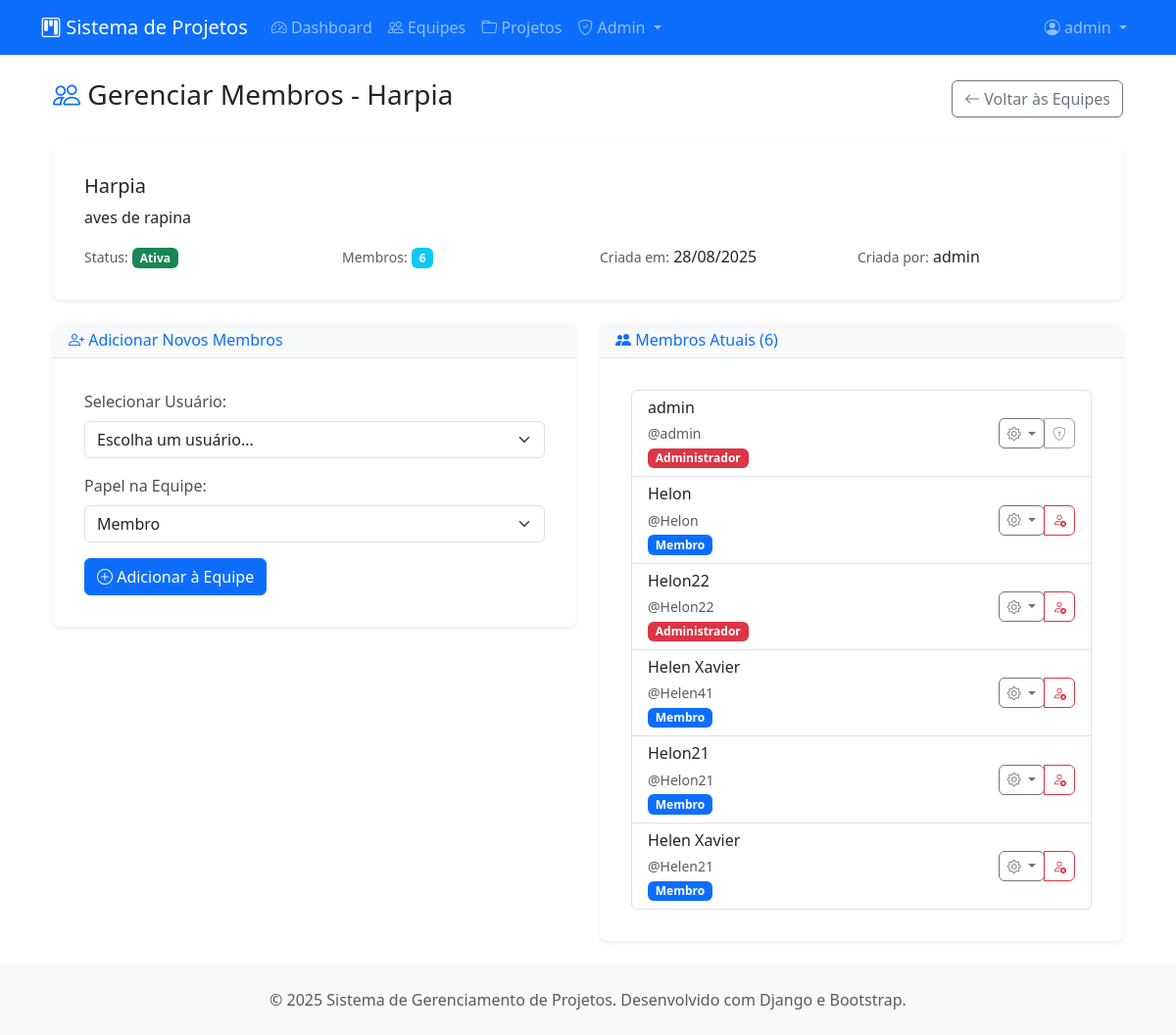
The page /projetos/admin-equipes/3/membros/ (signed in) on the database its author committed.
### projetos/models.py (models this page shows, shortened)
class Equipe(models.Model):
    nome = models.CharField(max_length=100, verbose_name="Nome da Equipe")
    descricao = models.TextField(blank=True, verbose_name="Descrição")
    criada_em = models.DateTimeField(auto_now_add=True)
    criada_por = models.ForeignKey(User, on_delete=models.CASCADE, related_name="equipes_criadas")
    ativa = models.BooleanField(default=True, verbose_name="Equipe Ativa")
    class Meta:
        verbose_name = "Equipe"
        verbose_name_plural = "Equipes"
        ordering = ["nome"]

class MembroEquipe(models.Model):
    PAPEIS_CHOICES = [
        ('admin', 'Administrador'),
        ('membro', 'Membro'),
    ]
    usuario = models.ForeignKey(User, on_delete=models.CASCADE, related_name="membro_equipes")
    equipe = models.ForeignKey(Equipe, on_delete=models.CASCADE, related_name="membros")
    papel = models.CharField(max_length=20, choices=PAPEIS_CHOICES, default='membro')
    data_entrada = models.DateTimeField(auto_now_add=True)
    class Meta:
        verbose_name = "Membro da Equipe"
        verbose_name_plural = "Membros da Equipe"
        unique_together = ['usuario', 'equipe']

### projetos/views.py (the view, shortened to what this page needs)
# urls.py: path('admin-equipes/<int:equipe_id>/membros/', views.admin_gerenciar_membros_equipe, name='admin-gerenciar-membros'),
@login_required
def admin_gerenciar_membros_equipe(request, equipe_id):
    if not hasattr(request.user, 'perfil') or request.user.perfil.tipo_usuario != 'admin':
        messages.error(request, 'Acesso negado. Apenas administradores podem acessar esta área.')
        return redirect('projetos:dashboard')
    try:
        equipe = Equipe.objects.get(id=equipe_id)
    except Equipe.DoesNotExist:
        messages.error(request, 'Equipe não encontrada.')
        return redirect('projetos:admin-equipes')
    usuarios_disponiveis = User.objects.filter(is_active=True).exclude(
        id__in=equipe.membros.values_list('usuario_id', flat=True)
    )
    membros_equipe = MembroEquipe.objects.filter(equipe=equipe).select_related('usuario')
    context = {
        'equipe': equipe,
        'usuarios_disponiveis': usuarios_disponiveis,
        'membros_equipe': membros_equipe,
        'papel_choices': MembroEquipe.PAPEIS_CHOICES,
        'titulo': f'Gerenciar Membros - {equipe.nome}'
    }
    return render(request, 'projetos/admin/gerenciar_membros.html', context)

### projetos/templates/projetos/admin/gerenciar_membros.html (shortened to what this page needs)
{% extends "projetos/base.html" %}
{% block content %}
<div class="container-fluid">
    <div class="row">
        <div class="col-12">
            <div class="d-flex justify-content-between align-items-center mb-4">
                <h1 class="h3">
                    <i class="bi bi-people text-primary"></i> {{ titulo }}
                </h1>
                <a href="{% url 'projetos:admin-equipes' %}" class="btn btn-outline-secondary">
                    <i class="bi bi-arrow-left"></i> Voltar às Equipes
                </a>
            </div>
        </div>
    </div>
    <div class="row mb-4">
        <div class="col-12">
            <div class="card">
                <div class="card-body">
                    <h5 class="card-title">{{ equipe.nome }}</h5>
                    <p class="card-text">{{ equipe.descricao|default:"Sem descrição" }}</p>
                    <div class="row">
                        <div class="col-md-3">
                            <small class="text-muted">Status:</small>
                            {% if equipe.ativa %}
                                <span class="badge bg-success">Ativa</span>
                            {% else %}
                                <span class="badge bg-danger">Inativa</span>
                            {% endif %}
                        </div>
                        <div class="col-md-3">
                            <small class="text-muted">Membros:</small>
                            <span class="badge bg-info">{{ equipe.membros.count }}</span>
                        </div>
                        <div class="col-md-3">
                            <small class="text-muted">Criada em:</small>
                            <span>{{ equipe.criada_em|date:"d/m/Y" }}</span>
                        </div>
                        <div class="col-md-3">
                            <small class="text-muted">Criada por:</small>
                            <span>{{ equipe.criada_por.username }}</span>
                        </div>
                    </div>
                </div>
            </div>
        </div>
    </div>
    <div class="row">
        <div class="col-md-6">
            <div class="card">
                <div class="card-header">
                    <h6 class="m-0 font-weight-bold text-primary">
                        <i class="bi bi-person-plus"></i> Adicionar Novos Membros
                    </h6>
                </div>
                <div class="card-body">
                    {% if usuarios_disponiveis %}
                        <form method="post">
                            <div class="mb-3">
                                <label for="usuario_id" class="form-label">Selecionar Usuário:</label>
                                <select class="form-select" id="usuario_id" name="usuario_id" required>
                                    <option value="">Escolha um usuário...</option>
                                </select>
                            </div>
                            <div class="mb-3">
                                <label for="papel" class="form-label">Papel na Equipe:</label>
                                <select class="form-select" id="papel" name="papel" required>
                                    {% for valor, nome in papel_choices %}
                                        <option value="{{ valor }}" {% if valor == 'membro' %}selected{% endif %}>
                                            {{ nome }}
                                        </option>
                                    {% endfor %}
                                </select>
                            </div>
                            <button type="submit" class="btn btn-primary">
                                <i class="bi bi-plus-circle"></i> Adicionar à Equipe
                            </button>
                        </form>
                    {% else %}
                        <div class="text-center py-3">
                            <i class="bi bi-check-circle text-success display-4"></i>
                            <p class="text-muted mt-2">Todos os usuários já são membros desta equipe!</p>
                        </div>
                    {% endif %}
                </div>
            </div>
        </div>
        <div class="col-md-6">
            <div class="card">
                <div class="card-header">
                    <h6 class="m-0 font-weight-bold text-primary">
                        <i class="bi bi-people-fill"></i> Membros Atuais ({{ membros_equipe.count }})
                    </h6>
                </div>
                <div class="card-body">
                    {% if membros_equipe %}
                        <div class="list-group">
                            {% for membro in membros_equipe %}
                                <div class="list-group-item d-flex justify-content-between align-items-center">
                                    <div>
                                        <h6 class="mb-1">{{ membro.usuario.get_full_name|default:membro.usuario.username }}</h6>
                                        <small class="text-muted">@{{ membro.usuario.username }}</small>
                                        <br>
                                        {% if membro.papel == 'admin' %}
                                            <span class="badge bg-danger">Administrador</span>
                                        {% else %}
                                            <span class="badge bg-primary">Membro</span>
                                        {% endif %}
                                    </div>
                                    <div class="btn-group" role="group">
                                        <div class="dropdown">
                                            <button class="btn btn-sm btn-outline-secondary dropdown-toggle" type="button"
                                                    data-bs-toggle="dropdown" aria-expanded="false">
                                                <i class="bi bi-gear"></i>
                                            </button>
                                        </div>
                                        {% if membro.usuario != equipe.criada_por %}
                                            <button type="button" class="btn btn-sm btn-outline-danger"
                                                    onclick="confirmarRemocao({{ membro.id }}, '{{ membro.usuario.username }}')">
                                                <i class="bi bi-person-x"></i>
                                            </button>
                                        {% else %}
                                            <button type="button" class="btn btn-sm btn-outline-secondary" disabled
                                                    title="Criador da equipe não pode ser removido">
                                                <i class="bi bi-shield-lock"></i>
                                            </button>
                                        {% endif %}
                                    </div>
                                </div>
                            {% endfor %}
                        </div>
                    {% else %}
                        <div class="text-center py-3">
                            <i class="bi bi-people text-muted display-4"></i>
                            <p class="text-muted mt-2">Nenhum membro adicionado ainda.</p>
                        </div>
                    {% endif %}
                </div>
            </div>
        </div>
    </div>
</div>
{% endblock %}

### projetos/templates/projetos/base.html (shortened to what this page needs)
{% load static %}
<!DOCTYPE html>
<html lang="pt-br">
<head>
    <link href="https://cdn.jsdelivr.net/npm/bootstrap@5.3.0/dist/css/bootstrap.min.css" rel="stylesheet">
    <link href="https://cdn.jsdelivr.net/npm/bootstrap-icons@1.10.0/font/bootstrap-icons.css" rel="stylesheet">
    <link href="{% static 'css/estilo.css' %}" rel="stylesheet">
    <link href="{% static 'css/forms.css' %}" rel="stylesheet">
</head>
<body class="d-flex flex-column min-vh-100">
    <nav class="navbar navbar-expand-lg navbar-dark bg-primary">
        <div class="container">
            <a class="navbar-brand" href="{% url 'projetos:dashboard' %}">
                <i class="bi bi-kanban"></i> Sistema de Projetos
            </a>
            <div class="collapse navbar-collapse" id="navbarNav">
                <ul class="navbar-nav me-auto">
                    <li class="nav-item">
                        <a class="nav-link" href="{% url 'projetos:dashboard' %}">
                            <i class="bi bi-speedometer2"></i> Dashboard
                        </a>
                    </li>
                    <li class="nav-item">
                        <a class="nav-link" href="{% url 'projetos:lista-equipes' %}">
                            <i class="bi bi-people"></i> Equipes
                        </a>
                    </li>
                    <li class="nav-item">
                        <a class="nav-link" href="{% url 'projetos:lista-projetos' %}">
                            <i class="bi bi-folder"></i> Projetos
                        </a>
                    </li>
                    {% if user.perfil.tipo_usuario == 'admin' %}
                    <li class="nav-item dropdown">
                        <a class="nav-link dropdown-toggle" href="#" id="adminDropdown" role="button" data-bs-toggle="dropdown">
                            <i class="bi bi-shield-check"></i> Admin
                        </a>
                    </li>
                    {% endif %}
                </ul>
                <ul class="navbar-nav">
                    {% if user.is_authenticated %}
                        <li class="nav-item dropdown">
                            <a class="nav-link dropdown-toggle" href="#" id="navbarDropdown" role="button" data-bs-toggle="dropdown">
                                <i class="bi bi-person-circle"></i> {{ user.username }}
                            </a>
                        </li>
                    {% endif %}
                </ul>
            </div>
        </div>
    </nav>
    <main class="container my-4 flex-grow-1">
        {% block content %}{% endblock %}
    </main>
    <footer class="bg-light py-4 mt-auto">
        <div class="container text-center">
            <p class="text-muted mb-0">
                &copy; 2025 Sistema de Gerenciamento de Projetos. Desenvolvido com Django e Bootstrap.
            </p>
        </div>
    </footer>
</body>
</html>

### static/css/estilo.css (style rules this page uses)
* { padding: 0; }

### static/css/forms.css (style rules this page uses)
.form-label { font-weight: 500; color: #495057; margin-bottom: 0.5rem; }
.btn { border-radius: 0.375rem; font-weight: 500; transition: all 0.15s ease-in-out; }
.btn-primary { background-color: #0d6efd; border-color: #0d6efd; }
.card { border: none; box-shadow: 0 0.125rem 0.25rem rgba(0, 0, 0, 0.075); border-radius: 0.5rem; }
.card-header { background-color: #f8f9fa; border-bottom: 1px solid #dee2e6; border-radius: 0.5rem 0.5rem 0 0 !important; font-weight: 600; }
.card-body { padding: 2rem; }
footer { margin-top: auto; }

### rows shown on the page
Equipe: nome "Harpia", descricao "aves de rapina", membros.count "6", criada_em "28/08/2025", criada_por.username "admin"
MembroEquipe: usuario.get_full_name "admin", usuario.username "admin", papel "Administrador"
MembroEquipe: usuario.get_full_name "Helon", usuario.username "Helon", papel "Membro"
MembroEquipe: usuario.get_full_name "Helon22", usuario.username "Helon22", papel "Administrador"
MembroEquipe: usuario.get_full_name "Helen Xavier", usuario.username "Helen41", papel "Membro"
MembroEquipe: usuario.get_full_name "Helon21", usuario.username "Helon21", papel "Membro"
MembroEquipe: usuario.get_full_name "Helen Xavier", usuario.username "Helen21", papel "Membro"

### other values the page prints
{{ user.username }} "admin"
{{ titulo }} "Gerenciar Membros - Harpia"
{{ membros_equipe.count }} "6"
form field papel "Membro"
